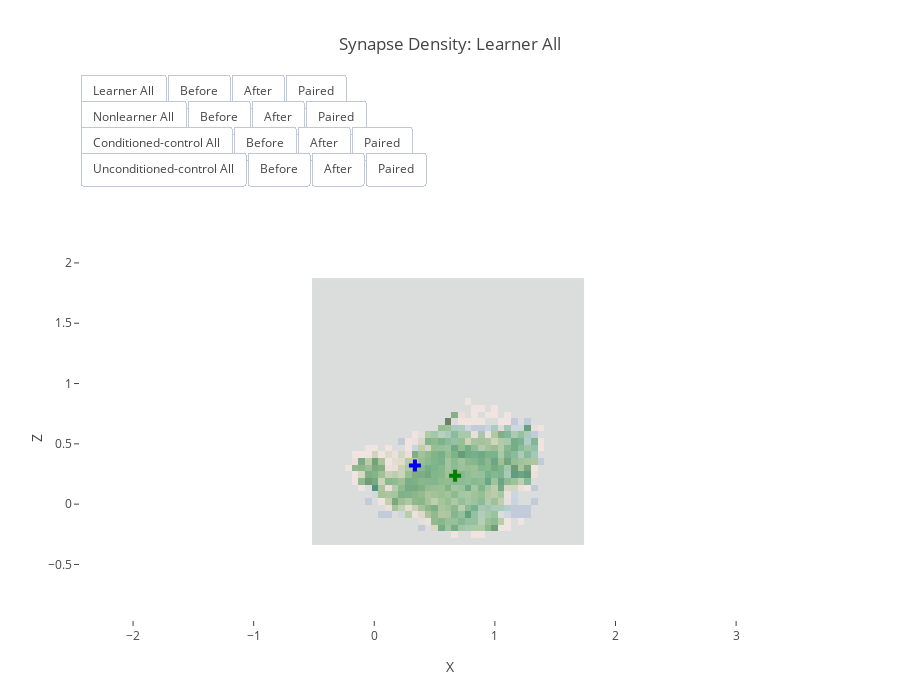

This figure's notebook cell:
### Code cell
plot_file_name = 'synapse-density'

scl_b = cl.scales['9']['seq']['Blues']
colorscale_b = [ [ float(i)/float(len(scl_b)-1), scl_b[i] ] for i in range(len(scl_b)) ]
scl_o = cl.scales['9']['seq']['Oranges']
colorscale_o = [ [ float(i)/float(len(scl_o)-1), scl_o[i] ] for i in range(len(scl_o)) ]
scl_g = cl.scales['9']['seq']['Greens']
colorscale_g = [ [ float(i)/float(len(scl_g)-1), scl_g[i] ] for i in range(len(scl_g)) ]

colorscale_b[0] = [colorscale_b[0][0], 'white']
colorscale_o[0] = [colorscale_o[0][0], 'white']
colorscale_g[0] = [colorscale_o[0][0], 'white']

data = []
studyset = {}
masks = {'studyset': studyset}

# We have a trace for all/before/all and center of mass for each study type, 
trace_cnt = (len(study_types)) * 6
for i in study_types:
    studyset[i] = {j: [False] * trace_cnt for j in ['all', 'before', 'after', 'paired']}

binned_synapses = bin_synapses(studylist, nbins = 40)
# Compute the count
for t, counts in binned_synapses.items():
    counts['Diff'] = counts['Before'] - counts['After']


synapse_density = sp.synapse_density(binned_synapses, nbins = 40)

for i in study_types:
    print(i)
    studyset[i]['all'][len(data)] = True
    studyset[i]['before'][len(data)] = True

    density = synapse_density[i]['UnpairedBefore']
    data.append(go.Heatmap(
        visible=False,
        z = density.data, x = density.coords['x'].data, y = density.coords['z'].data,
        name='before density', 
        colorscale=colorscale_o, reversescale=False, showscale=False, opacity=0.5)
    )
      
    studyset[i]['all'][len(data)] = True
    studyset[i]['before'][len(data)] = True
    center_of_mass = density.attrs['center_of_mass']  
    data.append(go.Scatter(
        visible=False,
        x=[center_of_mass[0]], y = [center_of_mass[1]],
        mode = 'markers', marker = dict(size = 10, color = 'orange', symbol = 'cross'))
    )
    
    studyset[i]['all'][len(data)] = True
    studyset[i]['after'][len(data)] = True
    density = synapse_density[i]['UnpairedAfter']
    data.append(go.Heatmap(
            visible=False,
            z = density.data, x = density.coords['x'].data, y = density.coords['z'].data,
            name='after density', #ncontours=5,
         #   xaxis='after_x', yaxis='after_y',
                        colorscale=colorscale_b, reversescale=False, showscale=False, opacity=0.5)
        )
    
    studyset[i]['all'][len(data)] = True
    studyset[i]['after'][len(data)] = True
    center_of_mass = density.attrs['center_of_mass'] 
    data.append(go.Scatter(
        visible=False,
        x=[center_of_mass[0]], y = [center_of_mass[1]],
        mode = 'markers', marker = dict(size = 10, color = 'blue', symbol = 'cross'))
    )
    
    studyset[i]['all'][len(data)] = True
    studyset[i]['paired'][len(data)] = True
    density = synapse_density[i]['PairedBefore']
    data.append(go.Heatmap(
        visible=False,
            z = density.data, x = density.coords['x'].data, y = density.coords['z'].data,
            name='paired density',
        colorscale=colorscale_g, reversescale=False, showscale=False, opacity=0.5)
               )
 
    studyset[i]['all'][len(data)] = True
    studyset[i]['paired'][len(data)] = True
    center_of_mass = density.attrs['center_of_mass'] 
    data.append(go.Scatter(
        visible=False,
        x=[center_of_mass[0]], y = [center_of_mass[1]],
        mode = 'markers', marker = dict(size = 10, color = 'green', symbol = 'cross'))
    )
    
smin = synapse_density['learner'].attrs['min']
smax = synapse_density['learner'].attrs['max']
layout = go.Layout(
    showlegend=False,
    autosize=False,
    title='Synapse Density: Learner All',
  #  width=600,
    height=700,
    xaxis=dict(
        domain=[0, 1],
        range=[smin[0],smax[0]],
        title='X',
        showgrid=False,
        zeroline=False
    ),
    yaxis=dict(
        domain=[0, .7],
        title='Z',
        range=[smin[1],smax[1]],
        scaleanchor='x',
        showgrid=False,
        zeroline=False
    ),
    hovermode='closest',
)

for i,v in enumerate(masks['studyset']['learner']['all']):
    data[i]['visible'] = v
layout['updatemenus'] = step_buttons('studyset', masks, study_types, showlegend=False, title='Synapse Density: ',
                                     skipall=True)
fig = go.Figure(data=data, layout=layout)
py.offline.iplot(fig, filename=plot_file_name)

### Figure 1 — Plotly figure (JSON) as saved in the notebook; plotly's stock layout.template omitted (floating-point values rounded to 4 significant figures; data arrays with more than 128 entries replaced by an {"elided": "..."} marker saying what was removed)
{"data": [{"colorscale": [[0, "white"], [0.125, "rgb(254,230,206)"], [0.25, "rgb(253,208,162)"], [0.375, "rgb(253,174,107)"], [0.5, "rgb(253,141,60)"], [0.625, "rgb(241,105,19)"], [0.75, "rgb(217,72,1)"], [0.875, "rgb(166,54,3)"], [1, "rgb(127,39,4)"]], "name": "before density", "opacity": 0.5, "reversescale": false, "showscale": false, "type": "heatmap", "visible": true, "x": [-0.4886, -0.4336, -0.3785, -0.3234, -0.2683, -0.2132, -0.1581, -0.103, -0.04794, 0.007144, 0.06223, 0.1173, 0.1724, 0.2275, 0.2826, 0.3377, 0.3928, 0.4478, 0.5029, 0.558, 0.6131, 0.6682, 0.7233, 0.7784, 0.8335, 0.8885, 0.9436, 0.9987, 1.054, 1.109, 1.164, 1.219, 1.274, 1.329, 1.384, 1.439, 1.495, 1.55, 1.605, 1.66, 1.715], "y": [-0.3052, -0.2501, -0.195, -0.1399, -0.0848, -0.02971, 0.02538, 0.08046, 0.1356, 0.1906, 0.2457, 0.3008, 0.3559, 0.411, 0.4661, 0.5212, 0.5763, 0.6313, 0.6864, 0.7415, 0.7966, 0.8517, 0.9068, 0.9619, 1.017, 1.072, 1.127, 1.182, 1.237, 1.292, 1.347, 1.403, 1.458, 1.513, 1.568, 1.623, 1.678, 1.733, 1.788, 1.843], "z": {"elided": "40x41 float values"}}, {"marker": {"color": "orange", "size": 10, "symbol": "cross"}, "mode": "markers", "type": "scatter", "visible": true, "x": [0.3371], "y": [0.3214]}, {"colorscale": [[0, "white"], [0.125, "rgb(222,235,247)"], [0.25, "rgb(198,219,239)"], [0.375, "rgb(158,202,225)"], [0.5, "rgb(107,174,214)"], [0.625, "rgb(66,146,198)"], [0.75, "rgb(33,113,181)"], [0.875, "rgb(8,81,156)"], [1, "rgb(8,48,107)"]], "name": "after density", "opacity": 0.5, "reversescale": false, "showscale": false, "type": "heatmap", "visible": true, "x": [-0.4886, -0.4336, -0.3785, -0.3234, -0.2683, -0.2132, -0.1581, -0.103, -0.04794, 0.007144, 0.06223, 0.1173, 0.1724, 0.2275, 0.2826, 0.3377, 0.3928, 0.4478, 0.5029, 0.558, 0.6131, 0.6682, 0.7233, 0.7784, 0.8335, 0.8885, 0.9436, 0.9987, 1.054, 1.109, 1.164, 1.219, 1.274, 1.329, 1.384, 1.439, 1.495, 1.55, 1.605, 1.66, 1.715], "y": [-0.3052, -0.2501, -0.195, -0.1399, -0.0848, -0.02971, 0.02538, 0.08046, 0.1356, 0.1906, 0.2457, 0.3008, 0.3559, 0.411, 0.4661, 0.5212, 0.5763, 0.6313, 0.6864, 0.7415, 0.7966, 0.8517, 0.9068, 0.9619, 1.017, 1.072, 1.127, 1.182, 1.237, 1.292, 1.347, 1.403, 1.458, 1.513, 1.568, 1.623, 1.678, 1.733, 1.788, 1.843], "z": {"elided": "40x41 float values"}}, {"marker": {"color": "blue", "size": 10, "symbol": "cross"}, "mode": "markers", "type": "scatter", "visible": true, "x": [0.3371], "y": [0.3214]}, {"colorscale": [[0, "white"], [0.125, "rgb(229,245,224)"], [0.25, "rgb(199,233,192)"], [0.375, "rgb(161,217,155)"], [0.5, "rgb(116,196,118)"], [0.625, "rgb(65,171,93)"], [0.75, "rgb(35,139,69)"], [0.875, "rgb(0,109,44)"], [1, "rgb(0,68,27)"]], "name": "paired density", "opacity": 0.5, "reversescale": false, "showscale": false, "type": "heatmap", "visible": true, "x": [-0.4886, -0.4336, -0.3785, -0.3234, -0.2683, -0.2132, -0.1581, -0.103, -0.04794, 0.007144, 0.06223, 0.1173, 0.1724, 0.2275, 0.2826, 0.3377, 0.3928, 0.4478, 0.5029, 0.558, 0.6131, 0.6682, 0.7233, 0.7784, 0.8335, 0.8885, 0.9436, 0.9987, 1.054, 1.109, 1.164, 1.219, 1.274, 1.329, 1.384, 1.439, 1.495, 1.55, 1.605, 1.66, 1.715], "y": [-0.3052, -0.2501, -0.195, -0.1399, -0.0848, -0.02971, 0.02538, 0.08046, 0.1356, 0.1906, 0.2457, 0.3008, 0.3559, 0.411, 0.4661, 0.5212, 0.5763, 0.6313, 0.6864, 0.7415, 0.7966, 0.8517, 0.9068, 0.9619, 1.017, 1.072, 1.127, 1.182, 1.237, 1.292, 1.347, 1.403, 1.458, 1.513, 1.568, 1.623, 1.678, 1.733, 1.788, 1.843], "z": {"elided": "40x41 float values"}}, {"marker": {"color": "green", "size": 10, "symbol": "cross"}, "mode": "markers", "type": "scatter", "visible": true, "x": [0.6701], "y": [0.2348]}, {"colorscale": [[0, "white"], [0.125, "rgb(254,230,206)"], [0.25, "rgb(253,208,162)"], [0.375, "rgb(253,174,107)"], [0.5, "rgb(253,141,60)"], [0.625, "rgb(241,105,19)"], [0.75, "rgb(217,72,1)"], [0.875, "rgb(166,54,3)"], [1, "rgb(127,39,4)"]], "name": "before density", "opacity": 0.5, "reversescale": false, "showscale": false, "type": "heatmap", "visible": false, "x": [-0.4886, -0.4336, -0.3785, -0.3234, -0.2683, -0.2132, -0.1581, -0.103, -0.04794, 0.007144, 0.06223, 0.1173, 0.1724, 0.2275, 0.2826, 0.3377, 0.3928, 0.4478, 0.5029, 0.558, 0.6131, 0.6682, 0.7233, 0.7784, 0.8335, 0.8885, 0.9436, 0.9987, 1.054, 1.109, 1.164, 1.219, 1.274, 1.329, 1.384, 1.439, 1.495, 1.55, 1.605, 1.66, 1.715], "y": [-0.3052, -0.2501, -0.195, -0.1399, -0.0848, -0.02971, 0.02538, 0.08046, 0.1356, 0.1906, 0.2457, 0.3008, 0.3559, 0.411, 0.4661, 0.5212, 0.5763, 0.6313, 0.6864, 0.7415, 0.7966, 0.8517, 0.9068, 0.9619, 1.017, 1.072, 1.127, 1.182, 1.237, 1.292, 1.347, 1.403, 1.458, 1.513, 1.568, 1.623, 1.678, 1.733, 1.788, 1.843], "z": {"elided": "40x41 float values"}}, {"marker": {"color": "orange", "size": 10, "symbol": "cross"}, "mode": "markers", "type": "scatter", "visible": false, "x": [1.205], "y": [0.5007]}, {"colorscale": [[0, "white"], [0.125, "rgb(222,235,247)"], [0.25, "rgb(198,219,239)"], [0.375, "rgb(158,202,225)"], [0.5, "rgb(107,174,214)"], [0.625, "rgb(66,146,198)"], [0.75, "rgb(33,113,181)"], [0.875, "rgb(8,81,156)"], [1, "rgb(8,48,107)"]], "name": "after density", "opacity": 0.5, "reversescale": false, "showscale": false, "type": "heatmap", "visible": false, "x": [-0.4886, -0.4336, -0.3785, -0.3234, -0.2683, -0.2132, -0.1581, -0.103, -0.04794, 0.007144, 0.06223, 0.1173, 0.1724, 0.2275, 0.2826, 0.3377, 0.3928, 0.4478, 0.5029, 0.558, 0.6131, 0.6682, 0.7233, 0.7784, 0.8335, 0.8885, 0.9436, 0.9987, 1.054, 1.109, 1.164, 1.219, 1.274, 1.329, 1.384, 1.439, 1.495, 1.55, 1.605, 1.66, 1.715], "y": [-0.3052, -0.2501, -0.195, -0.1399, -0.0848, -0.02971, 0.02538, 0.08046, 0.1356, 0.1906, 0.2457, 0.3008, 0.3559, 0.411, 0.4661, 0.5212, 0.5763, 0.6313, 0.6864, 0.7415, 0.7966, 0.8517, 0.9068, 0.9619, 1.017, 1.072, 1.127, 1.182, 1.237, 1.292, 1.347, 1.403, 1.458, 1.513, 1.568, 1.623, 1.678, 1.733, 1.788, 1.843], "z": {"elided": "40x41 float values"}}, {"marker": {"color": "blue", "size": 10, "symbol": "cross"}, "mode": "markers", "type": "scatter", "visible": false, "x": [1.205], "y": [0.5007]}, {"colorscale": [[0, "white"], [0.125, "rgb(229,245,224)"], [0.25, "rgb(199,233,192)"], [0.375, "rgb(161,217,155)"], [0.5, "rgb(116,196,118)"], [0.625, "rgb(65,171,93)"], [0.75, "rgb(35,139,69)"], [0.875, "rgb(0,109,44)"], [1, "rgb(0,68,27)"]], "name": "paired density", "opacity": 0.5, "reversescale": false, "showscale": false, "type": "heatmap", "visible": false, "x": [-0.4886, -0.4336, -0.3785, -0.3234, -0.2683, -0.2132, -0.1581, -0.103, -0.04794, 0.007144, 0.06223, 0.1173, 0.1724, 0.2275, 0.2826, 0.3377, 0.3928, 0.4478, 0.5029, 0.558, 0.6131, 0.6682, 0.7233, 0.7784, 0.8335, 0.8885, 0.9436, 0.9987, 1.054, 1.109, 1.164, 1.219, 1.274, 1.329, 1.384, 1.439, 1.495, 1.55, 1.605, 1.66, 1.715], "y": [-0.3052, -0.2501, -0.195, -0.1399, -0.0848, -0.02971, 0.02538, 0.08046, 0.1356, 0.1906, 0.2457, 0.3008, 0.3559, 0.411, 0.4661, 0.5212, 0.5763, 0.6313, 0.6864, 0.7415, 0.7966, 0.8517, 0.9068, 0.9619, 1.017, 1.072, 1.127, 1.182, 1.237, 1.292, 1.347, 1.403, 1.458, 1.513, 1.568, 1.623, 1.678, 1.733, 1.788, 1.843], "z": {"elided": "40x41 float values"}}, {"marker": {"color": "green", "size": 10, "symbol": "cross"}, "mode": "markers", "type": "scatter", "visible": false, "x": [0.8757], "y": [0.3282]}, {"colorscale": [[0, "white"], [0.125, "rgb(254,230,206)"], [0.25, "rgb(253,208,162)"], [0.375, "rgb(253,174,107)"], [0.5, "rgb(253,141,60)"], [0.625, "rgb(241,105,19)"], [0.75, "rgb(217,72,1)"], [0.875, "rgb(166,54,3)"], [1, "rgb(127,39,4)"]], "name": "before density", "opacity": 0.5, "reversescale": false, "showscale": false, "type": "heatmap", "visible": false, "x": [-0.4886, -0.4336, -0.3785, -0.3234, -0.2683, -0.2132, -0.1581, -0.103, -0.04794, 0.007144, 0.06223, 0.1173, 0.1724, 0.2275, 0.2826, 0.3377, 0.3928, 0.4478, 0.5029, 0.558, 0.6131, 0.6682, 0.7233, 0.7784, 0.8335, 0.8885, 0.9436, 0.9987, 1.054, 1.109, 1.164, 1.219, 1.274, 1.329, 1.384, 1.439, 1.495, 1.55, 1.605, 1.66, 1.715], "y": [-0.3052, -0.2501, -0.195, -0.1399, -0.0848, -0.02971, 0.02538, 0.08046, 0.1356, 0.1906, 0.2457, 0.3008, 0.3559, 0.411, 0.4661, 0.5212, 0.5763, 0.6313, 0.6864, 0.7415, 0.7966, 0.8517, 0.9068, 0.9619, 1.017, 1.072, 1.127, 1.182, 1.237, 1.292, 1.347, 1.403, 1.458, 1.513, 1.568, 1.623, 1.678, 1.733, 1.788, 1.843], "z": {"elided": "40x41 float values"}}, {"marker": {"color": "orange", "size": 10, "symbol": "cross"}, "mode": "markers", "type": "scatter", "visible": false, "x": [0.5393], "y": [-0.1213]}, {"colorscale": [[0, "white"], [0.125, "rgb(222,235,247)"], [0.25, "rgb(198,219,239)"], [0.375, "rgb(158,202,225)"], [0.5, "rgb(107,174,214)"], [0.625, "rgb(66,146,198)"], [0.75, "rgb(33,113,181)"], [0.875, "rgb(8,81,156)"], [1, "rgb(8,48,107)"]], "name": "after density", "opacity": 0.5, "reversescale": false, "showscale": false, "type": "heatmap", "visible": false, "x": [-0.4886, -0.4336, -0.3785, -0.3234, -0.2683, -0.2132, -0.1581, -0.103, -0.04794, 0.007144, 0.06223, 0.1173, 0.1724, 0.2275, 0.2826, 0.3377, 0.3928, 0.4478, 0.5029, 0.558, 0.6131, 0.6682, 0.7233, 0.7784, 0.8335, 0.8885, 0.9436, 0.9987, 1.054, 1.109, 1.164, 1.219, 1.274, 1.329, 1.384, 1.439, 1.495, 1.55, 1.605, 1.66, 1.715], "y": [-0.3052, -0.2501, -0.195, -0.1399, -0.0848, -0.02971, 0.02538, 0.08046, 0.1356, 0.1906, 0.2457, 0.3008, 0.3559, 0.411, 0.4661, 0.5212, 0.5763, 0.6313, 0.6864, 0.7415, 0.7966, 0.8517, 0.9068, 0.9619, 1.017, 1.072, 1.127, 1.182, 1.237, 1.292, 1.347, 1.403, 1.458, 1.513, 1.568, 1.623, 1.678, 1.733, 1.788, 1.843], "z": {"elided": "40x41 float values"}}, {"marker": {"color": "blue", "size": 10, "symbol": "cross"}, "mode": "markers", "type": "scatter", "visible": false, "x": [0.5393], "y": [-0.1213]}, {"colorscale": [[0, "white"], [0.125, "rgb(229,245,224)"], [0.25, "rgb(199,233,192)"], [0.375, "rgb(161,217,155)"], [0.5, "rgb(116,196,118)"], [0.625, "rgb(65,171,93)"], [0.75, "rgb(35,139,69)"], [0.875, "rgb(0,109,44)"], [1, "rgb(0,68,27)"]], "name": "paired density", "opacity": 0.5, "reversescale": false, "showscale": false, "type": "heatmap", "visible": false, "x": [-0.4886, -0.4336, -0.3785, -0.3234, -0.2683, -0.2132, -0.1581, -0.103, -0.04794, 0.007144, 0.06223, 0.1173, 0.1724, 0.2275, 0.2826, 0.3377, 0.3928, 0.4478, 0.5029, 0.558, 0.6131, 0.6682, 0.7233, 0.7784, 0.8335, 0.8885, 0.9436, 0.9987, 1.054, 1.109, 1.164, 1.219, 1.274, 1.329, 1.384, 1.439, 1.495, 1.55, 1.605, 1.66, 1.715], "y": [-0.3052, -0.2501, -0.195, -0.1399, -0.0848, -0.02971, 0.02538, 0.08046, 0.1356, 0.1906, 0.2457, 0.3008, 0.3559, 0.411, 0.4661, 0.5212, 0.5763, 0.6313, 0.6864, 0.7415, 0.7966, 0.8517, 0.9068, 0.9619, 1.017, 1.072, 1.127, 1.182, 1.237, 1.292, 1.347, 1.403, 1.458, 1.513, 1.568, 1.623, 1.678, 1.733, 1.788, 1.843], "z": {"elided": "40x41 float values"}}, {"marker": {"color": "green", "size": 10, "symbol": "cross"}, "mode": "markers", "type": "scatter", "visible": false, "x": [0.636], "y": [0.3338]}, {"colorscale": [[0, "white"], [0.125, "rgb(254,230,206)"], [0.25, "rgb(253,208,162)"], [0.375, "rgb(253,174,107)"], [0.5, "rgb(253,141,60)"], [0.625, "rgb(241,105,19)"], [0.75, "rgb(217,72,1)"], [0.875, "rgb(166,54,3)"], [1, "rgb(127,39,4)"]], "name": "before density", "opacity": 0.5, "reversescale": false, "showscale": false, "type": "heatmap", "visible": false, "x": [-0.4886, -0.4336, -0.3785, -0.3234, -0.2683, -0.2132, -0.1581, -0.103, -0.04794, 0.007144, 0.06223, 0.1173, 0.1724, 0.2275, 0.2826, 0.3377, 0.3928, 0.4478, 0.5029, 0.558, 0.6131, 0.6682, 0.7233, 0.7784, 0.8335, 0.8885, 0.9436, 0.9987, 1.054, 1.109, 1.164, 1.219, 1.274, 1.329, 1.384, 1.439, 1.495, 1.55, 1.605, 1.66, 1.715], "y": [-0.3052, -0.2501, -0.195, -0.1399, -0.0848, -0.02971, 0.02538, 0.08046, 0.1356, 0.1906, 0.2457, 0.3008, 0.3559, 0.411, 0.4661, 0.5212, 0.5763, 0.6313, 0.6864, 0.7415, 0.7966, 0.8517, 0.9068, 0.9619, 1.017, 1.072, 1.127, 1.182, 1.237, 1.292, 1.347, 1.403, 1.458, 1.513, 1.568, 1.623, 1.678, 1.733, 1.788, 1.843], "z": {"elided": "40x41 float values"}}, {"marker": {"color": "orange", "size": 10, "symbol": "cross"}, "mode": "markers", "type": "scatter", "visible": false, "x": [0.5789], "y": [1.011]}, {"colorscale": [[0, "white"], [0.125, "rgb(222,235,247)"], [0.25, "rgb(198,219,239)"], [0.375, "rgb(158,202,225)"], [0.5, "rgb(107,174,214)"], [0.625, "rgb(66,146,198)"], [0.75, "rgb(33,113,181)"], [0.875, "rgb(8,81,156)"], [1, "rgb(8,48,107)"]], "name": "after density", "opacity": 0.5, "reversescale": false, "showscale": false, "type": "heatmap", "visible": false, "x": [-0.4886, -0.4336, -0.3785, -0.3234, -0.2683, -0.2132, -0.1581, -0.103, -0.04794, 0.007144, 0.06223, 0.1173, 0.1724, 0.2275, 0.2826, 0.3377, 0.3928, 0.4478, 0.5029, 0.558, 0.6131, 0.6682, 0.7233, 0.7784, 0.8335, 0.8885, 0.9436, 0.9987, 1.054, 1.109, 1.164, 1.219, 1.274, 1.329, 1.384, 1.439, 1.495, 1.55, 1.605, 1.66, 1.715], "y": [-0.3052, -0.2501, -0.195, -0.1399, -0.0848, -0.02971, 0.02538, 0.08046, 0.1356, 0.1906, 0.2457, 0.3008, 0.3559, 0.411, 0.4661, 0.5212, 0.5763, 0.6313, 0.6864, 0.7415, 0.7966, 0.8517, 0.9068, 0.9619, 1.017, 1.072, 1.127, 1.182, 1.237, 1.292, 1.347, 1.403, 1.458, 1.513, 1.568, 1.623, 1.678, 1.733, 1.788, 1.843], "z": {"elided": "40x41 float values"}}, {"marker": {"color": "blue", "size": 10, "symbol": "cross"}, "mode": "markers", "type": "scatter", "visible": false, "x": [0.5789], "y": [1.011]}, {"colorscale": [[0, "white"], [0.125, "rgb(229,245,224)"], [0.25, "rgb(199,233,192)"], [0.375, "rgb(161,217,155)"], [0.5, "rgb(116,196,118)"], [0.625, "rgb(65,171,93)"], [0.75, "rgb(35,139,69)"], [0.875, "rgb(0,109,44)"], [1, "rgb(0,68,27)"]], "name": "paired density", "opacity": 0.5, "reversescale": false, "showscale": false, "type": "heatmap", "visible": false, "x": [-0.4886, -0.4336, -0.3785, -0.3234, -0.2683, -0.2132, -0.1581, -0.103, -0.04794, 0.007144, 0.06223, 0.1173, 0.1724, 0.2275, 0.2826, 0.3377, 0.3928, 0.4478, 0.5029, 0.558, 0.6131, 0.6682, 0.7233, 0.7784, 0.8335, 0.8885, 0.9436, 0.9987, 1.054, 1.109, 1.164, 1.219, 1.274, 1.329, 1.384, 1.439, 1.495, 1.55, 1.605, 1.66, 1.715], "y": [-0.3052, -0.2501, -0.195, -0.1399, -0.0848, -0.02971, 0.02538, 0.08046, 0.1356, 0.1906, 0.2457, 0.3008, 0.3559, 0.411, 0.4661, 0.5212, 0.5763, 0.6313, 0.6864, 0.7415, 0.7966, 0.8517, 0.9068, 0.9619, 1.017, 1.072, 1.127, 1.182, 1.237, 1.292, 1.347, 1.403, 1.458, 1.513, 1.568, 1.623, 1.678, 1.733, 1.788, 1.843], "z": {"elided": "40x41 float values"}}, {"marker": {"color": "green", "size": 10, "symbol": "cross"}, "mode": "markers", "type": "scatter", "visible": false, "x": [0.9263], "y": [0.7101]}], "layout": {"autosize": false, "height": 700, "hovermode": "closest", "showlegend": false, "title": "Synapse Density: Learner All", "updatemenus": [{"buttons": [{"args": [{"visible": [true, true, true, true, true, true, false, false, false, false, false, false, false, false, false, false, false, false, false, false, false, false, false, false]}, {"title": "Synapse Density: Learner All"}], "label": "Learner All", "method": "update"}, {"args": [{"visible": [true, true, false, false, false, false, false, false, false, false, false, false, false, false, false, false, false, false, false, false, false, false, false, false]}, {"title": "Synapse Density: Learner Before"}], "label": "Before", "method": "update"}, {"args": [{"visible": [false, false, true, true, false, false, false, false, false, false, false, false, false, false, false, false, false, false, false, false, false, false, false, false]}, {"title": "Synapse Density: Learner After"}], "label": "After", "method": "update"}, {"args": [{"visible": [false, false, false, false, true, true, false, false, false, false, false, false, false, false, false, false, false, false, false, false, false, false, false, false]}, {"title": "Synapse Density: Learner Paired"}], "label": "Paired", "method": "update"}], "direction": "left", "showactive": false, "type": "buttons", "x": 0, "xanchor": "left", "y": 1.05, "yanchor": "top"}, {"buttons": [{"args": [{"visible": [false, false, false, false, false, false, true, true, true, true, true, true, false, false, false, false, false, false, false, false, false, false, false, false]}, {"title": "Synapse Density: Nonlearner All"}], "label": "Nonlearner All", "method": "update"}, {"args": [{"visible": [false, false, false, false, false, false, true, true, false, false, false, false, false, false, false, false, false, false, false, false, false, false, false, false]}, {"title": "Synapse Density: Nonlearner Before"}], "label": "Before", "method": "update"}, {"args": [{"visible": [false, false, false, false, false, false, false, false, true, true, false, false, false, false, false, false, false, false, false, false, false, false, false, false]}, {"title": "Synapse Density: Nonlearner After"}], "label": "After", "method": "update"}, {"args": [{"visible": [false, false, false, false, false, false, false, false, false, false, true, true, false, false, false, false, false, false, false, false, false, false, false, false]}, {"title": "Synapse Density: Nonlearner Paired"}], "label": "Paired", "method": "update"}], "direction": "left", "showactive": false, "type": "buttons", "x": 0, "xanchor": "left", "y": 1, "yanchor": "top"}, {"buttons": [{"args": [{"visible": [false, false, false, false, false, false, false, false, false, false, false, false, true, true, true, true, true, true, false, false, false, false, false, false]}, {"title": "Synapse Density: Conditioned-control All"}], "label": "Conditioned-control All", "method": "update"}, {"args": [{"visible": [false, false, false, false, false, false, false, false, false, false, false, false, true, true, false, false, false, false, false, false, false, false, false, false]}, {"title": "Synapse Density: Conditioned-control Before"}], "label": "Before", "method": "update"}, {"args": [{"visible": [false, false, false, false, false, false, false, false, false, false, false, false, false, false, true, true, false, false, false, false, false, false, false, false]}, {"title": "Synapse Density: Conditioned-control After"}], "label": "After", "method": "update"}, {"args": [{"visible": [false, false, false, false, false, false, false, false, false, false, false, false, false, false, false, false, true, true, false, false, false, false, false, false]}, {"title": "Synapse Density: Conditioned-control Paired"}], "label": "Paired", "method": "update"}], "direction": "left", "showactive": false, "type": "buttons", "x": 0, "xanchor": "left", "y": 0.95, "yanchor": "top"}, {"buttons": [{"args": [{"visible": [false, false, false, false, false, false, false, false, false, false, false, false, false, false, false, false, false, false, true, true, true, true, true, true]}, {"title": "Synapse Density: Unconditioned-control All"}], "label": "Unconditioned-control All", "method": "update"}, {"args": [{"visible": [false, false, false, false, false, false, false, false, false, false, false, false, false, false, false, false, false, false, true, true, false, false, false, false]}, {"title": "Synapse Density: Unconditioned-control Before"}], "label": "Before", "method": "update"}, {"args": [{"visible": [false, false, false, false, false, false, false, false, false, false, false, false, false, false, false, false, false, false, false, false, true, true, false, false]}, {"title": "Synapse Density: Unconditioned-control After"}], "label": "After", "method": "update"}, {"args": [{"visible": [false, false, false, false, false, false, false, false, false, false, false, false, false, false, false, false, false, false, false, false, false, false, true, true]}, {"title": "Synapse Density: Unconditioned-control Paired"}], "label": "Paired", "method": "update"}], "direction": "left", "showactive": false, "type": "buttons", "x": 0, "xanchor": "left", "y": 0.9, "yanchor": "top"}], "xaxis": {"domain": [0, 1], "range": [-0.4886, 1.744], "showgrid": false, "title": "X", "zeroline": false}, "yaxis": {"domain": [0, 0.7], "range": [-0.9605, 2.057], "scaleanchor": "x", "showgrid": false, "title": "Z", "zeroline": false}}}
